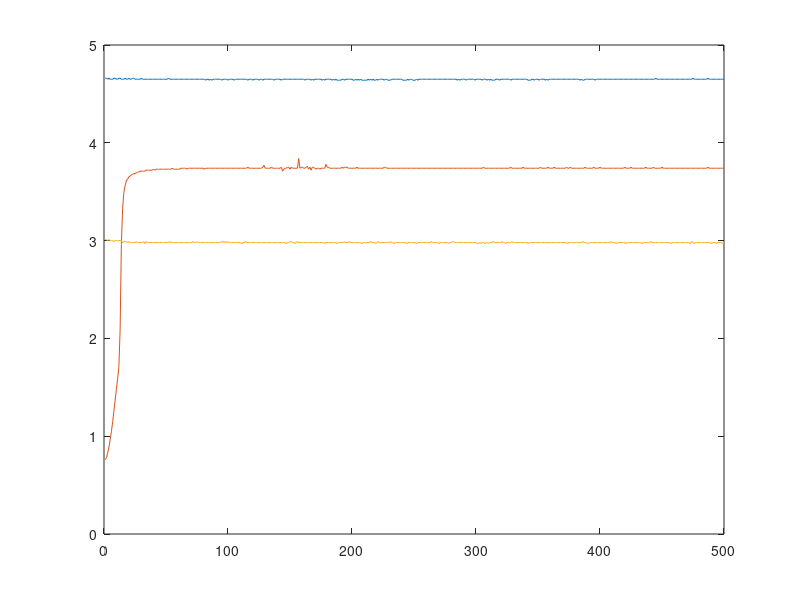

The MATLAB script that drew this image:
input_led =[4.66
4.66
4.65
4.66
4.65
4.65
4.65
4.66
4.66
4.65
4.65
4.66
4.66
4.65
4.65
4.65
4.66
4.65
4.65
4.66
4.65
4.65
4.66
4.66
4.65
4.65
4.65
4.65
4.65
4.66
4.65
4.65
4.65
4.65
4.65
4.65
4.65
4.65
4.65
4.65
4.65
4.65
4.65
4.65
4.65
4.65
4.65
4.65
4.65
4.65
4.65
4.66
4.65
4.65
4.65
4.65
4.65
4.65
4.65
4.65
4.65
4.65
4.65
4.65
4.65
4.65
4.65
4.65
4.65
4.65
4.65
4.65
4.65
4.65
4.65
4.65
4.65
4.65
4.65
4.65
4.65
4.64
4.65
4.65
4.64
4.65
4.64
4.65
4.65
4.65
4.65
4.65
4.65
4.65
4.64
4.65
4.65
4.65
4.65
4.64
4.65
4.65
4.65
4.65
4.64
4.65
4.65
4.65
4.65
4.65
4.65
4.65
4.65
4.65
4.65
4.64
4.65
4.65
4.65
4.64
4.65
4.65
4.65
4.65
4.64
4.65
4.65
4.64
4.65
4.65
4.65
4.65
4.65
4.65
4.65
4.65
4.64
4.65
4.65
4.65
4.65
4.65
4.64
4.65
4.65
4.65
4.65
4.65
4.65
4.65
4.65
4.65
4.65
4.65
4.65
4.65
4.65
4.65
4.65
4.65
4.65
4.64
4.65
4.65
4.65
4.65
4.64
4.65
4.64
4.65
4.65
4.65
4.65
4.65
4.65
4.64
4.65
4.64
4.65
4.65
4.65
4.65
4.65
4.64
4.65
4.64
4.65
4.64
4.64
4.64
4.64
4.65
4.65
4.64
4.65
4.65
4.65
4.65
4.65
4.65
4.64
4.64
4.65
4.64
4.65
4.64
4.65
4.64
4.64
4.64
4.64
4.64
4.65
4.64
4.65
4.64
4.65
4.64
4.64
4.65
4.64
4.65
4.65
4.65
4.65
4.64
4.65
4.65
4.64
4.64
4.64
4.65
4.65
4.65
4.65
4.65
4.65
4.65
4.65
4.65
4.64
4.64
4.64
4.64
4.65
4.64
4.65
4.65
4.64
4.64
4.64
4.65
4.64
4.65
4.65
4.65
4.65
4.65
4.65
4.65
4.65
4.65
4.65
4.65
4.65
4.65
4.65
4.65
4.65
4.65
4.65
4.65
4.65
4.65
4.65
4.65
4.65
4.65
4.65
4.65
4.65
4.65
4.65
4.65
4.64
4.65
4.64
4.65
4.65
4.65
4.65
4.64
4.65
4.65
4.65
4.65
4.65
4.65
4.64
4.65
4.65
4.65
4.65
4.65
4.64
4.65
4.65
4.65
4.64
4.65
4.64
4.65
4.64
4.64
4.64
4.65
4.65
4.65
4.64
4.65
4.65
4.65
4.65
4.65
4.65
4.65
4.65
4.64
4.65
4.65
4.65
4.65
4.65
4.65
4.65
4.65
4.65
4.65
4.65
4.65
4.65
4.64
4.64
4.64
4.65
4.65
4.64
4.65
4.65
4.65
4.64
4.65
4.65
4.65
4.65
4.64
4.65
4.64
4.65
4.65
4.65
4.65
4.65
4.65
4.65
4.65
4.65
4.65
4.65
4.65
4.65
4.65
4.65
4.65
4.65
4.65
4.65
4.65
4.65
4.65
4.65
4.65
4.65
4.64
4.65
4.64
4.64
4.65
4.65
4.65
4.65
4.65
4.65
4.65
4.65
4.64
4.65
4.65
4.65
4.65
4.65
4.65
4.65
4.65
4.65
4.65
4.65
4.65
4.65
4.65
4.65
4.65
4.65
4.65
4.65
4.65
4.65
4.65
4.65
4.65
4.65
4.65
4.65
4.65
4.65
4.65
4.65
4.65
4.65
4.65
4.65
4.65
4.65
4.65
4.65
4.65
4.65
4.65
4.65
4.65
4.65
4.65
4.65
4.65
4.66
4.65
4.65
4.65
4.65
4.65
4.65
4.65
4.65
4.65
4.65
4.65
4.65
4.65
4.65
4.65
4.65
4.65
4.65
4.65
4.65
4.65
4.65
4.65
4.65
4.65
4.65
4.65
4.65
4.65
4.66
4.65
4.65
4.65
4.65
4.65
4.65
4.65
4.65
4.65
4.65
4.65
4.66
4.65
4.65
4.65
4.65
4.65
4.65
4.65
4.65
4.65
4.65
4.65
4.65
4.65];


v = [0.76
0.78
0.83
0.89
0.97
1.05
1.15
1.26
1.37
1.48
1.59
1.71
2.09
2.96
3.33
3.49
3.56
3.61
3.63
3.65
3.66
3.67
3.68
3.68
3.69
3.69
3.70
3.70
3.71
3.71
3.71
3.71
3.71
3.72
3.72
3.72
3.72
3.72
3.72
3.73
3.72
3.73
3.73
3.73
3.73
3.73
3.73
3.73
3.73
3.73
3.73
3.73
3.73
3.73
3.74
3.73
3.73
3.73
3.73
3.73
3.73
3.74
3.74
3.74
3.74
3.74
3.73
3.74
3.74
3.74
3.74
3.74
3.74
3.74
3.74
3.74
3.74
3.74
3.74
3.74
3.73
3.74
3.74
3.74
3.74
3.74
3.74
3.74
3.74
3.74
3.74
3.74
3.74
3.74
3.74
3.74
3.74
3.74
3.74
3.74
3.74
3.74
3.74
3.74
3.74
3.74
3.74
3.74
3.74
3.74
3.74
3.74
3.74
3.74
3.74
3.75
3.74
3.74
3.74
3.74
3.74
3.74
3.74
3.74
3.74
3.74
3.74
3.75
3.77
3.74
3.74
3.74
3.74
3.74
3.75
3.74
3.74
3.74
3.74
3.74
3.74
3.74
3.75
3.71
3.73
3.74
3.74
3.75
3.75
3.73
3.75
3.74
3.74
3.74
3.74
3.74
3.84
3.74
3.75
3.75
3.74
3.74
3.75
3.76
3.73
3.75
3.72
3.75
3.75
3.74
3.73
3.74
3.74
3.73
3.74
3.74
3.74
3.74
3.78
3.75
3.75
3.74
3.74
3.74
3.74
3.74
3.74
3.74
3.74
3.74
3.74
3.75
3.74
3.75
3.75
3.75
3.74
3.74
3.74
3.74
3.74
3.74
3.74
3.75
3.74
3.74
3.74
3.74
3.74
3.74
3.74
3.74
3.74
3.74
3.74
3.74
3.74
3.74
3.74
3.74
3.74
3.74
3.74
3.74
3.74
3.75
3.75
3.74
3.74
3.74
3.74
3.74
3.74
3.74
3.74
3.74
3.74
3.74
3.74
3.74
3.74
3.74
3.74
3.74
3.74
3.74
3.74
3.74
3.74
3.74
3.74
3.74
3.74
3.74
3.74
3.74
3.74
3.74
3.74
3.74
3.74
3.74
3.74
3.74
3.74
3.74
3.74
3.74
3.74
3.74
3.74
3.74
3.74
3.74
3.74
3.74
3.74
3.74
3.74
3.74
3.74
3.74
3.74
3.74
3.74
3.74
3.74
3.74
3.74
3.74
3.74
3.74
3.74
3.74
3.74
3.74
3.74
3.74
3.74
3.74
3.74
3.74
3.74
3.74
3.74
3.75
3.74
3.74
3.74
3.74
3.74
3.74
3.74
3.74
3.74
3.74
3.74
3.74
3.74
3.74
3.74
3.74
3.74
3.74
3.74
3.74
3.74
3.75
3.74
3.74
3.74
3.74
3.74
3.74
3.74
3.74
3.74
3.75
3.74
3.74
3.74
3.74
3.74
3.74
3.74
3.74
3.74
3.74
3.74
3.74
3.74
3.75
3.74
3.74
3.74
3.74
3.74
3.75
3.74
3.74
3.74
3.74
3.75
3.74
3.74
3.74
3.74
3.74
3.74
3.74
3.74
3.74
3.75
3.74
3.74
3.75
3.74
3.74
3.74
3.74
3.74
3.74
3.74
3.74
3.74
3.74
3.74
3.75
3.74
3.74
3.74
3.74
3.74
3.74
3.75
3.74
3.74
3.74
3.74
3.75
3.74
3.74
3.74
3.74
3.74
3.74
3.74
3.74
3.74
3.74
3.74
3.74
3.74
3.74
3.74
3.74
3.74
3.74
3.74
3.75
3.74
3.74
3.74
3.74
3.75
3.74
3.74
3.74
3.74
3.74
3.74
3.74
3.74
3.74
3.74
3.74
3.75
3.74
3.74
3.74
3.74
3.74
3.75
3.74
3.74
3.74
3.74
3.74
3.74
3.75
3.74
3.74
3.74
3.74
3.74
3.74
3.74
3.74
3.74
3.74
3.74
3.74
3.74
3.74
3.74
3.74
3.74
3.74
3.74
3.74
3.74
3.74
3.74
3.74
3.74
3.74
3.74
3.74
3.74
3.74
3.74
3.74
3.74
3.74
3.74
3.74
3.75
3.74
3.74
3.74
3.74
3.74
3.74
3.74
3.74
3.74
3.74
3.74
3.74
3.74
];

v_led = [3.01
3.01
3.00
3.01
3.00
3.00
3.00
2.99
3.00
3.00
3.00
3.00
3.00
3.00
2.98
2.99
2.99
2.99
2.98
2.99
2.98
2.98
2.98
2.98
2.98
2.99
2.98
2.98
2.98
2.98
2.98
2.99
2.97
2.99
2.98
2.98
2.98
2.98
2.98
2.98
2.98
2.98
2.98
2.98
2.98
2.98
2.98
2.98
2.98
2.98
2.98
2.98
2.99
2.98
2.98
2.98
2.98
2.98
2.98
2.98
2.98
2.98
2.98
2.98
2.98
2.98
2.98
2.98
2.98
2.98
2.98
2.99
2.98
2.98
2.99
2.98
2.98
2.98
2.98
2.98
2.98
2.98
2.98
2.98
2.98
2.98
2.98
2.98
2.98
2.98
2.98
2.98
2.98
2.98
2.99
2.99
2.98
2.99
2.98
2.99
2.98
2.98
2.98
2.98
2.98
2.98
2.98
2.98
2.98
2.98
2.97
2.98
2.98
2.99
2.98
2.98
2.98
2.98
2.98
2.98
2.98
2.98
2.98
2.98
2.98
2.98
2.98
2.98
2.98
2.98
2.98
2.98
2.98
2.98
2.98
2.98
2.98
2.98
2.98
2.98
2.98
2.98
2.98
2.98
2.98
2.98
2.97
2.98
2.98
2.99
2.99
2.98
2.98
2.97
2.98
2.99
2.98
2.98
2.98
2.98
2.98
2.98
2.98
2.98
2.98
2.98
2.98
2.98
2.98
2.98
2.98
2.98
2.98
2.98
2.98
2.98
2.98
2.97
2.98
2.98
2.98
2.98
2.98
2.98
2.98
2.98
2.98
2.97
2.98
2.98
2.98
2.98
2.98
2.99
2.98
2.98
2.98
2.99
2.98
2.98
2.98
2.98
2.98
2.98
2.98
2.98
2.98
2.97
2.98
2.98
2.98
2.98
2.98
2.98
2.99
2.98
2.98
2.98
2.97
2.98
2.99
2.98
2.98
2.98
2.98
2.98
2.98
2.98
2.98
2.98
2.99
2.98
2.98
2.97
2.98
2.98
2.98
2.98
2.98
2.98
2.98
2.98
2.98
2.97
2.98
2.98
2.98
2.98
2.98
2.98
2.98
2.97
2.98
2.98
2.98
2.98
2.98
2.98
2.98
2.98
2.98
2.98
2.98
2.99
2.98
2.98
2.98
2.98
2.98
2.97
2.98
2.98
2.98
2.98
2.98
2.98
2.98
2.97
2.98
2.98
2.99
2.99
2.98
2.98
2.98
2.98
2.98
2.98
2.98
2.98
2.98
2.98
2.98
2.98
2.98
2.98
2.98
2.98
2.98
2.98
2.97
2.97
2.98
2.97
2.98
2.98
2.97
2.98
2.98
2.97
2.98
2.98
2.98
2.99
2.98
2.98
2.98
2.98
2.98
2.98
2.99
2.98
2.98
2.97
2.98
2.98
2.98
2.98
2.99
2.98
2.98
2.98
2.98
2.98
2.98
2.98
2.98
2.98
2.98
2.98
2.98
2.97
2.98
2.98
2.98
2.98
2.98
2.98
2.98
2.98
2.98
2.98
2.98
2.98
2.98
2.98
2.98
2.98
2.98
2.98
2.98
2.98
2.98
2.98
2.98
2.98
2.98
2.98
2.98
2.98
2.98
2.98
2.98
2.97
2.98
2.98
2.98
2.98
2.98
2.98
2.98
2.98
2.98
2.98
2.98
2.99
2.98
2.98
2.98
2.97
2.97
2.98
2.98
2.98
2.98
2.98
2.98
2.98
2.98
2.98
2.98
2.98
2.98
2.98
2.98
2.98
2.98
2.98
2.99
2.98
2.98
2.98
2.97
2.98
2.98
2.98
2.98
2.98
2.98
2.98
2.97
2.98
2.98
2.98
2.98
2.98
2.98
2.98
2.98
2.98
2.98
2.98
2.98
2.97
2.98
2.98
2.98
2.98
2.98
2.98
2.99
2.98
2.98
2.98
2.98
2.98
2.98
2.98
2.98
2.98
2.98
2.98
2.98
2.98
2.98
2.98
2.97
2.98
2.98
2.98
2.98
2.98
2.98
2.98
2.98
2.98
2.98
2.98
2.98
2.98
2.98
2.98
2.97
2.99
2.98
2.97
2.98
2.98
2.98
2.98
2.98
2.98
2.98
2.98
2.98
2.98
2.98
2.98
2.98
2.97
2.98
2.98
2.98
2.97
2.98
2.98
2.98
2.98
2.97
2.98
];


for i=1:1:500
   x(i) = i; 
end
plot(x,input_led);
hold on;
plot(x,v);
hold on;
plot(x,v_led);
